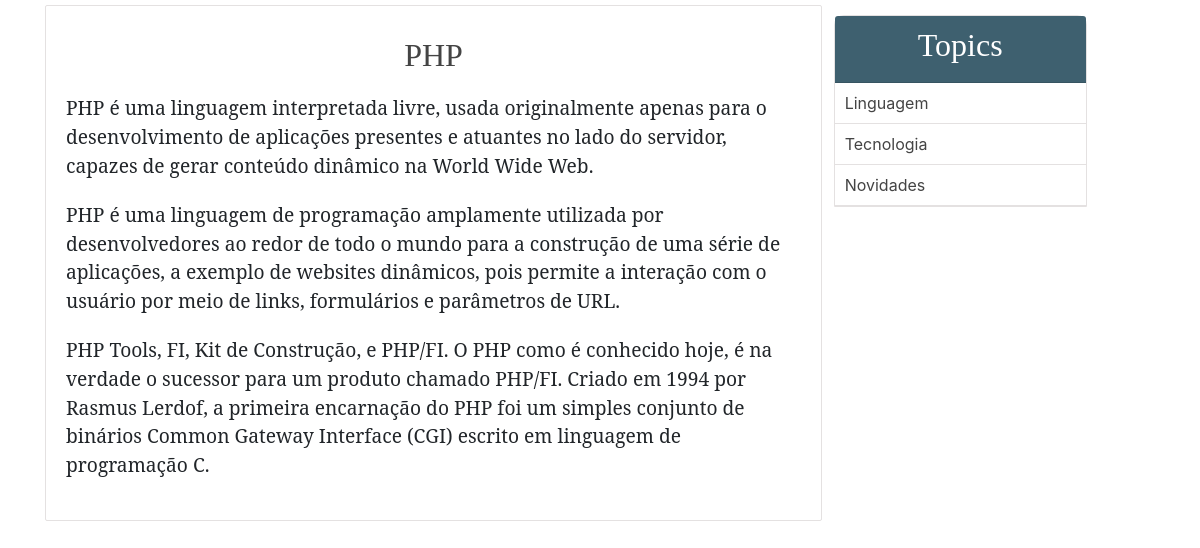
The page /single_post.php?post-slug=php on the database its author committed.
### tables this page shows
CREATE TABLE `posts` (
  `id` int(11) NOT NULL,
  `user_id` int(11) DEFAULT NULL,
  `title` varchar(255) NOT NULL,
  `slug` varchar(255) NOT NULL,
  `views` int(11) NOT NULL DEFAULT '0',
  `image` varchar(255) NOT NULL,
  `body` text NOT NULL,
  `published` tinyint(1) NOT NULL,
  `created_at` timestamp NOT NULL DEFAULT CURRENT_TIMESTAMP ON UPDATE CURRENT_TIMESTAMP,
  `updated_at` timestamp NOT NULL DEFAULT '0000-00-00 00:00:00'
);

CREATE TABLE `topics` (
  `id` int(11) NOT NULL,
  `name` varchar(255) NOT NULL,
  `slug` varchar(255) NOT NULL
);

### includes/public_functions.php (called while the page is built, shortened)
<?php
function getPostTopic($post_id){
	global $conn;
	$sql = "SELECT * FROM topics WHERE id=
			(SELECT topic_id FROM post_topic WHERE post_id=$post_id) LIMIT 1";
	$result = mysqli_query($conn, $sql);
	$topic = mysqli_fetch_assoc($result);
	return $topic;
}
function getPost($slug){
	global $conn;
	$post_slug = $_GET['post-slug'];
	$sql = "SELECT * FROM posts WHERE slug='$post_slug' AND published=true";
	$result = mysqli_query($conn, $sql);
	$post = mysqli_fetch_assoc($result);
	if ($post) {
		$post['topic'] = getPostTopic($post['id']);
	}
	return $post;
}
function getAllTopics()
{
	global $conn;
	$sql = "SELECT * FROM topics";
	$result = mysqli_query($conn, $sql);
	$topics = mysqli_fetch_all($result, MYSQLI_ASSOC);
	return $topics;
}
?>

### single_post.php (the view, shortened to what this page needs)
<?php include('config.php'); ?>
<?php include('includes/public_functions.php'); ?>
<?php include(ROOT_PATH . '/admin/includes/bootstrap.php'); ?>
<?php
	if (isset($_GET['post-slug'])) {
		$post = getPost($_GET['post-slug']);
	}
	$topics = getAllTopics();
?>
<?php include('includes/head_section.php'); ?>
</head>
<body>
<div class="container">
	<div class="content" >
		<div class="post-wrapper">
			<div class="full-post-div">
			<?php if ($post['published'] == false): ?>
				<h2 class="post-title">Não há postagens!</h2>
			<?php else: ?>
				<h2 class="post-title"><?php echo $post['title']; ?></h2>
				<div class="post-body-div">
					<?php echo html_entity_decode($post['body']); ?>
				</div>
			<?php endif ?>
			</div>
		</div>
		<div class="post-sidebar">
			<div class="card">
				<div class="card-header">
					<h2>Topics</h2>
				</div>
				<div class="card-content">
					<?php foreach ($topics as $topic): ?>
						<a
							href="<?php echo BASE_URL . 'filtered_posts.php?topic=' . $topic['id'] ?>">
							<?php echo $topic['name']; ?>
						</a>
					<?php endforeach ?>
				</div>
			</div>
		</div>
	</div>
</div>

### static/css/public_styling.css (style rules this page uses)
* { margin: 0px; padding: 0px; }
html { height: 100%; box-sizing: border-box; }
body { position: relative; margin: 0; padding-bottom: 6rem; min-height: 100%; }
h1, h2, h3, h4, h5, h6 { color: #444; font-family: 'Averia Serif Libre', cursive; }
a { text-decoration: none; }
.container { width: 95%; margin: 0px auto; }
.content { margin: 5px auto; border-radius: 5px; min-height: 400px; }
.content:after { content: ""; display: block; clear: both; }
.content .post-wrapper { width: 70%; float: left; min-height: 250px; }
.full-post-div { min-height: 300px; padding: 20px; border: 1px solid #e4e1e1; border-radius: 2px; }
.full-post-div h2.post-title { margin: 10px auto 20px; text-align: center; }
.post-body-div { font-family: 'Noto Serif', serif; font-size: 1.2em; }
.post-body-div p { margin:20px 0px; }
.post-sidebar { width: 24%; float: left; margin-left: 5px; min-height: 400px; }
.post-sidebar .card { width: 95%; margin: 10px auto; border: 1px solid #e4e1e1; border-radius: 10px 10px 0px 0px; }
.post-sidebar .card .card-header { padding: 10px; text-align: center; border-radius: 3px 3px 0px 0px; background: #3E606F; }
.post-sidebar .card .card-header h2 { color: white; }
.post-sidebar .card .card-content a { display: block; box-sizing: border-box; padding: 8px 10px; border-bottom: 1px solid #e4e1e1; color: #444; }

### rows shown on the page
posts: title "PHP", body "PHP é uma linguagem interpretada livre, usada originalmente apenas para o desenvolvimento de aplicações presentes e atuantes no lado do servidor, capazes de gerar conteúdo dinâmico na World Wide Web. PHP é uma linguagem de programação amplamente utilizada por desenvolvedores ao redor de todo o mundo para a construção de uma série de aplicações, a exemplo de websites dinâmicos, pois permite a interação com o usuário por meio de links, formulários e parâmetros de URL. PHP Tools, FI, Kit de Construção, e PHP/FI. O PHP como é conhecido hoje, é na verdade o sucessor para um produto chamado PHP/FI. Criado em 1994 por Rasmus Lerdof, a primeira encarnação do PHP foi um simples conjunto de binários…"
topics: name "Linguagem"
topics: name "Tecnologia"
topics: name "Novidades"
